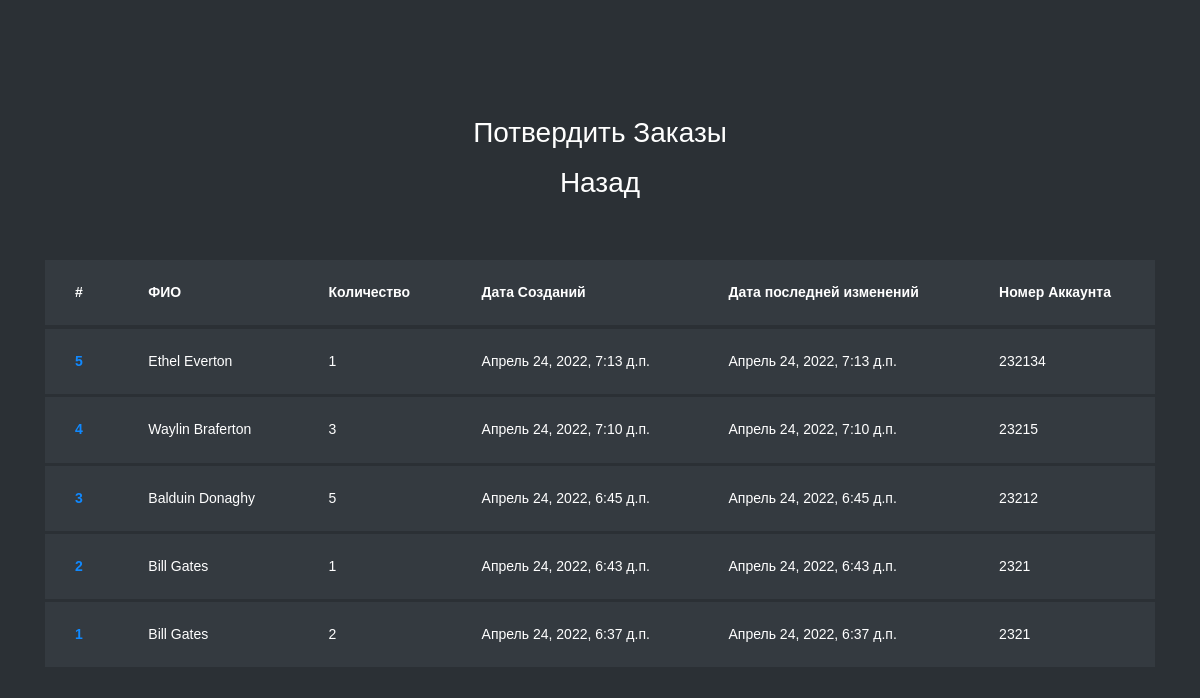
The app's page /admin_order_lists, older data.
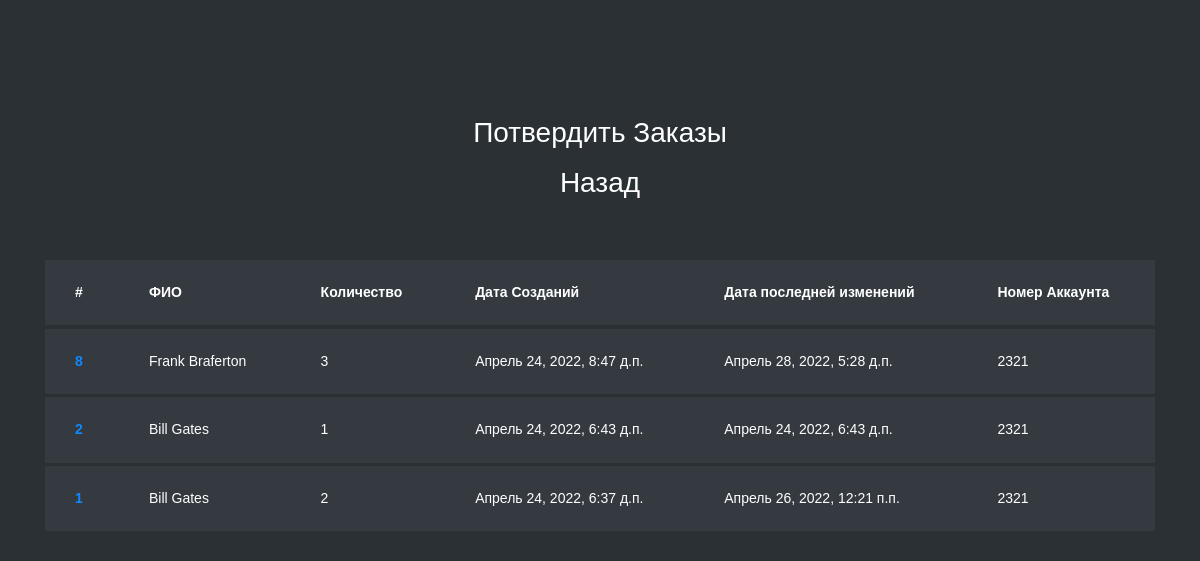
The same page, newer data.
### DiDiStoreApp/models.py (models this page shows, shortened)
class Order(models.Model):
    customer = models.ForeignKey(User, on_delete = models.CASCADE)
    name = models.CharField(max_length=30)
    email = models.EmailField()
    phone = models.CharField(max_length=16)
    address = models.CharField(max_length=150)
    account_no = models.CharField(max_length = 20)
    transaction_id = models.IntegerField()
    totalbook = models.IntegerField()
    created = models.DateTimeField(auto_now_add=True)
    updated = models.DateTimeField(auto_now=True)
    status = models.BooleanField("Статус",default=False)
    class Meta:
        ordering = ('-created', )

### DiDiStoreApp/views.py (the view)
# urls.py: path("admin_order_lists",admin_order_lists,name="admin_order_lists"),
def admin_order_lists(request):
    orders = Order.objects.all()
    orders_count = Order.objects.all().count()
    order_item = OrderItem.objects.all()
    context = {
        "order_item":order_item,
        "orders":orders,
        "orders_count":orders_count
    }
    return render(request,"DiDiStoreApp/admin_confirmed_order.html",context)

### DiDiStoreApp/templates/DiDiStoreApp/admin_confirmed_order.html (shortened to what this page needs)
{% load static %}
<!doctype html>
<html lang="en">
  <head>
	<link rel="stylesheet" href="https://stackpath.bootstrapcdn.com/font-awesome/4.7.0/css/font-awesome.min.css">
	<link rel="stylesheet" href="{% static 'DiDiStoreApp/css/style.css' %}">
	</head>
	<body>
	<section class="ftco-section">
		<div class="container">
			<div class="row justify-content-center">
				<div class="col-md-6 text-center mb-5">
					<h2 class="heading-section">Потвердить Заказы</h2>
					<a href="{% url 'admin_userpage' %}"><h3 class="heading-section">Назад</h3></a>
				</div>
			</div>
			<div class="row">
				<div class="col-md-12">
					<div class="table-wrap">
						<table class="table table-bordered table-dark table-hover">
						  <thead>
						    <tr>
						      <th>#</th>
						      <th>ФИО</th>
						      <th>Количество</th>
						      <th>Дата Cозданий</th>
						      <th>Дата последней изменений </th>
						      <th>Номер Аккаунта </th>
						    </tr>
						  </thead>
                            {% for j in orders %}
						 <tbody>
						    <tr>
						      <th scope="row"><a href="{% url 'admin_create_order_edit' j.id %}">{{ j.id }}</a></th>
						      <td>{{ j.customer.first_name }} {{ j.customer.last_name }}</td>
						      <td>{{ j.totalbook }}</td>
						      <td>{{ j.created }}</td>
						      <td>{{ j.updated }}</td>
						      <td>{{ j.account_no }}</td>
						    </tr>
						  </tbody>
			{% endfor %}
						</table>
					</div>
				</div>
			</div>
		</div>
	</section>
	</body>
</html>

Row changes from the older to the newer data that the page shows:
removed Order: id "5", customer.first_name "Ethel", customer.last_name "Everton", totalbook "1", created "Апрель 24, 2022, 7:13 д.п.", updated "Апрель 24, 2022, 7:13 д.п.", account_no "232134"
removed Order: id "4", customer.first_name "Waylin", customer.last_name "Braferton", totalbook "3", created "Апрель 24, 2022, 7:10 д.п.", updated "Апрель 24, 2022, 7:10 д.п.", account_no "23215"
removed Order: id "3", customer.first_name "Balduin", customer.last_name "Donaghy", totalbook "5", created "Апрель 24, 2022, 6:45 д.п.", updated "Апрель 24, 2022, 6:45 д.п.", account_no "23212"
added Order: id "8", customer.first_name "Frank", customer.last_name "Braferton", totalbook "3", created "Апрель 24, 2022, 8:47 д.п.", updated "Апрель 28, 2022, 5:28 д.п.", account_no "2321"
changed Order id 1: updated "Апрель 24, 2022, 6:37 д.п." → "Апрель 26, 2022, 12:21 п.п."
